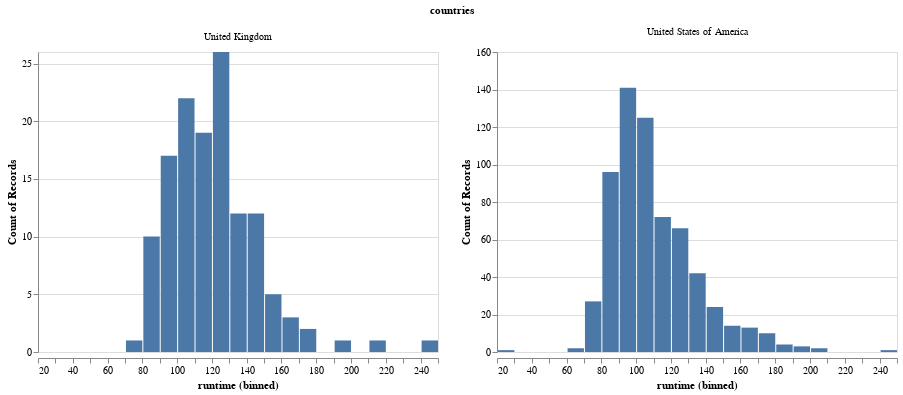

Notebook source saved alongside this figure:
### Markdown cell above
By default when faceting,
the y-axis is the same for all plots so that they are easy to compare,
but we could also make it independent for each plot.

### Code cell
(alt.Chart(boom_countries).mark_bar().encode(
    alt.X('runtime', bin=alt.Bin(maxbins=30)),
    y='count()')
 .facet('countries')
 .resolve_scale(y='independent'))

### Figure 1 — Vega-Lite specification as saved in the notebook (floating-point values rounded to 4 significant figures; data arrays with more than 128 entries replaced by an {"elided": "..."} marker saying what was removed)
{"config": {"view": {"continuousWidth": 400, "continuousHeight": 300}}, "data": {"name": "data-f5774b5ceb89537366daf8b65623d9be"}, "facet": {"type": "nominal", "field": "countries"}, "spec": {"mark": "bar", "encoding": {"x": {"type": "quantitative", "bin": {"maxbins": 30}, "field": "runtime"}, "y": {"type": "quantitative", "aggregate": "count"}}}, "resolve": {"scale": {"y": "independent"}}, "$schema": "https://vega.github.io/schema/vega-lite/v4.8.1.json", "datasets": {"data-f5774b5ceb89537366daf8b65623d9be": {"elided": "775 records"}}}
